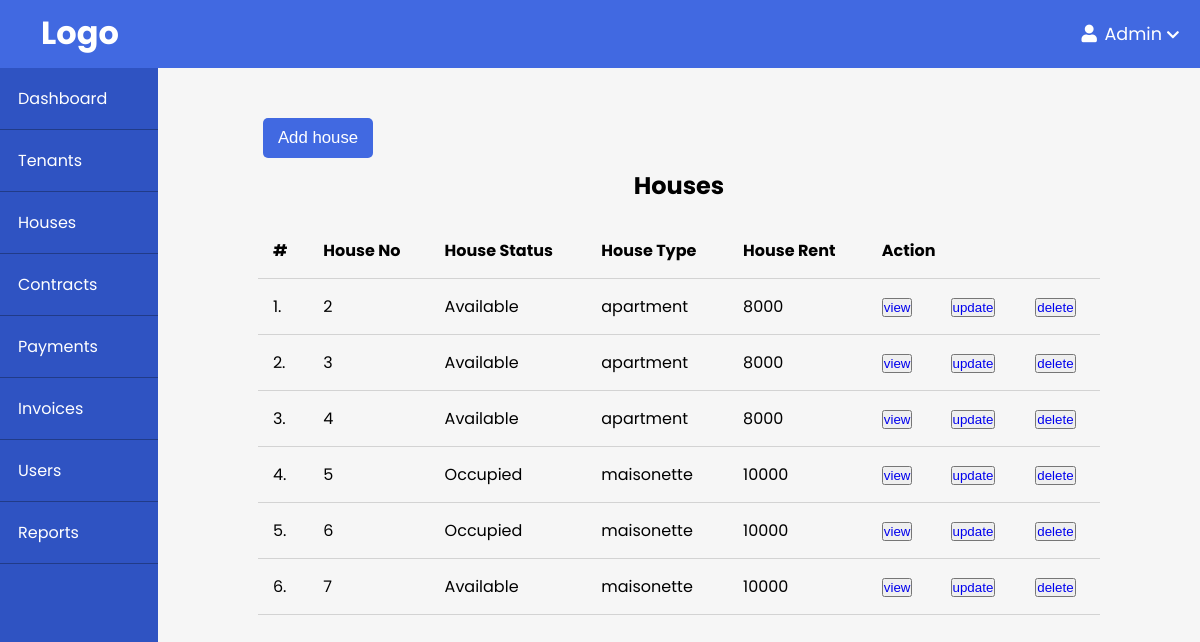
The page /admin/houses/index.php on the database its author committed.
### tables this page shows
CREATE TABLE `houses` (
  `id` int(11) NOT NULL,
  `house_images` varchar(255) NOT NULL,
  `is_available` tinyint(2) NOT NULL,
  `house_type_id` int(11) NOT NULL
);

CREATE TABLE `house_type` (
  `id` int(11) NOT NULL,
  `name` varchar(30) NOT NULL,
  `no_of_bedrooms` varchar(50) NOT NULL,
  `rent` varchar(50) NOT NULL,
  `deposit` varchar(50) NOT NULL
);

### app/controllers/houses.php (called while the page is built, shortened)
<?php
$sql = "SELECT h.*, ht.name AS houseType, ht.rent FROM houses AS h
        JOIN house_type AS ht ON h.house_type_id=ht.id";
$houses = executeJoinQuery($sql);

### app/database/db.php (called while the page is built, shortened)
<?php
require("connect.php");
function executeJoinQuery($sql) {
    global $conn;
    $stmt = $conn->prepare($sql);
    $stmt->execute();
    $records = $stmt->get_result()->fetch_all(MYSQLI_ASSOC);
    return $records;
}

### admin/houses/index.php (the view, shortened to what this page needs)
<?php include(ROOT_PATH . "\app\database\db.php"); ?>
<?php include(ROOT_PATH . "/app/controllers/houses.php") ?>
<!DOCTYPE html>
<html lang="en">
<head>
    <link href="../../assets/fontawesome/css/all.min.css"  rel="stylesheet">
    <link rel="stylesheet" href="../style.css">
</head>
<body>
     <?php include(ROOT_PATH . "/app/includes/adminHeader.php"); ?>
    <div class="admin-wrapper">
        <?php include(ROOT_PATH . "/app/includes/adminSidebar.php"); ?>
        <div class="admin-content">
            <div class="flex">
                <button class="btn"><a href="<?php echo BASE_URL . "/admin/houses/create.php"?>">Add house</a></button>
            </div>
            <div class="table-wrapper">
                <h2>Houses</h2>
                <table>
                    <thead>
                        <th>#</th>
                        <th>House No</th>
                        <th>House Status</th>
                        <th>House Type</th>
                        <th>House Rent</th>
                        <th colspan="3">Action</th>
                    </thead>
                    <?php foreach($houses as $key => $house) : ?>
                        <tr>
                            <td><?php echo $key+1 . "." ?></td>
                            <td><?php echo $house['id']; ?></td>
                            <td><?php echo ($house['is_available']) ? 'Available' : 'Occupied'?></td>
                            <td><?php echo $house['houseType']; ?></td>
                            <td><?php echo $house['rent']; ?></td>
                            <td><button><a href="view.php?id=<?php echo $house['id']; ?>">view</a></button></td>
                            <td><button><a href="edit.php?id=<?php echo $house['id']; ?>">update</a></button></td>
                            <td><button><a href="index.php?del_id=<?php echo $house['id']; ?>">delete</a></button></td>
                        </tr>
                    <?php endforeach; ?>
                </table>
            </div>
        </div>
    </div>
</body>
</html>

### app/includes/adminHeader.php (shortened to what this page needs)
<header>
    <a href="<?php echo BASE_URL . "/admin/dashboard.php"?>" class="logo">
        <h1 class="logo-text">Logo</h1>
    </a>
    <ul class="nav">
        <li>
            <a href="#">
                <i class="fa fa-user" style="margin-right: 3px"></i>
                <?php echo (isset($_SESSION['username']) ? $_SESSION['username'] : "Admin"); ?>
                <i class="fa fa-chevron-down" style="font-size: .8em"></i>
            </a>
        </li>
    </ul>
</header>

### app/includes/adminSidebar.php
<div class="left-sidebar">
    <ul>
        <li><a href="<?php echo BASE_URL . "/admin/dashboard.php";?>">Dashboard</a></li>
        <li class="drop-down-menu"><a href="<?php echo BASE_URL . "/admin/tenants/index.php"?>">Tenants</i></i></a></li>
        <li class="drop-down-menu"><a href="<?php echo BASE_URL . "/admin/houses/index.php"?>">Houses</i></a></li>
        <li class="drop-down-menu"><a href="<?php echo BASE_URL . "/admin/contracts/index.php"?>">Contracts</i></i></a></li>
        <li class="drop-down-menu"><a href="<?php echo BASE_URL . "/admin/payments/index.php"?>">Payments</i></i></a></li>
        <li class="drop-down-menu"><a href="<?php echo BASE_URL . "/admin/invoices/index.php"?>">Invoices</i></i></a></li>
        <li class="drop-down-menu"><a href="<?php echo BASE_URL . "/admin/users/index.php"?>">Users</i></a></li>
        <li class="drop-down-menu"><a href="<?php echo BASE_URL . "/admin/reports/index.php"?>">Reports</i></a></li>
    </ul>
</div>

### admin/style.css (style rules this page uses)
* { padding: 0; margin: 0; box-sizing: border-box; }
body { background-color: #f6f6f6; font-family: 'Poppins', sans-serif; }
.btn { display: block; border: 0; border-radius: 5px; background-color: rgb(65, 105, 225); margin: 10px 5px; padding: 10px 15px; font-size: 1.05rem; color: white; cursor: pointer; }
.btn a { text-decoration: none; color: white; }
header { background: rgb(65, 105, 225); height: 68px; }
header * { color: white; }
header .logo { float: left; height: inherit; margin-left: 2em; text-decoration: none; }
header .logo-text { margin: 9px; }
header ul { float: right; margin: 0px; padding: 0px; list-style: none; }
header ul li { float: left; position: relative; }
header ul li a { display: block; padding: 21px; font-size: 1.1em; text-decoration: none; }
table { margin: 20px auto; }
table, th, td { border: 1px solid black; border-collapse: collapse; }
th, td { padding: 10px 5px; }
a { text-decoration: none; }
.flex { display: flex; }
.admin-wrapper { display: flex; min-height: calc(100vh - 68px); }
.left-sidebar { flex: 1.5; background: rgb(47, 83, 194); }
.left-sidebar ul { list-style: none; margin: 0px; padding: 0px; color: aliceblue; }
.left-sidebar ul li a { display: block; border-bottom: 1px solid rgb(33, 59, 136); padding: 18px; text-decoration: none; color: white; position: relative; }
.admin-content { flex: 8; height: 100%; padding: 40px 100px 100px; }
.admin-content h2 { text-align: center; }
.table-wrapper table { width: 100%; border: none; }
.table-wrapper th, .table-wrapper td { padding: 15px; text-align: left; border: none; border-bottom: 1px solid #d3d3d3; }

### rows shown on the page
houses: id "2", is_available "Available", house_type.name "apartment", house_type.rent "8000"
houses: id "3", is_available "Available", house_type.name "apartment", house_type.rent "8000"
houses: id "4", is_available "Available", house_type.name "apartment", house_type.rent "8000"
houses: id "5", is_available "Occupied", house_type.name "maisonette", house_type.rent "10000"
houses: id "6", is_available "Occupied", house_type.name "maisonette", house_type.rent "10000"
houses: id "7", is_available "Available", house_type.name "maisonette", house_type.rent "10000"
